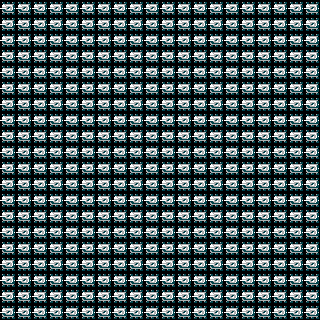

The image is a tile-based game level rendered from a .tmx file. Its description and complete source (layers, tilesets, objects, tile grids) follow:
An orthogonal 20x20 tile map with 16x16 px tiles, 1 tile layer (tileset).

<map version="1.10" tiledversion="1.10.2" orientation="orthogonal" renderorder="right-down" width="20" height="20" tilewidth="16" tileheight="16" infinite="0" nextlayerid="2" nextobjectid="1">
 <tileset firstgid="1" source="battlecity_general.tsx" />
 <layer id="1" name="tileset" width="20" height="20">
  <data encoding="csv">
136,136,136,136,136,136,136,136,136,136,136,136,136,136,136,136,136,136,136,136,
136,136,136,136,136,136,136,136,136,136,136,136,136,136,136,136,136,136,136,136,
136,136,136,136,136,136,136,136,136,136,136,136,136,136,136,136,136,136,136,136,
136,136,136,136,136,136,136,136,136,136,136,136,136,136,136,136,136,136,136,136,
136,136,136,136,136,136,136,136,136,136,136,136,136,136,136,136,136,136,136,136,
136,136,136,136,136,136,136,136,136,136,136,136,136,136,136,136,136,136,136,136,
136,136,136,136,136,136,136,136,136,136,136,136,136,136,136,136,136,136,136,136,
136,136,136,136,136,136,136,136,136,136,136,136,136,136,136,136,136,136,136,136,
136,136,136,136,136,136,136,136,136,136,136,136,136,136,136,136,136,136,136,136,
136,136,136,136,136,136,136,136,136,136,136,136,136,136,136,136,136,136,136,136,
136,136,136,136,136,136,136,136,136,136,136,136,136,136,136,136,136,136,136,136,
136,136,136,136,136,136,136,136,136,136,136,136,136,136,136,136,136,136,136,136,
136,136,136,136,136,136,136,136,136,136,136,136,136,136,136,136,136,136,136,136,
136,136,136,136,136,136,136,136,136,136,136,136,136,136,136,136,136,136,136,136,
136,136,136,136,136,136,136,136,136,136,136,136,136,136,136,136,136,136,136,136,
136,136,136,136,136,136,136,136,136,136,136,136,136,136,136,136,136,136,136,136,
136,136,136,136,136,136,136,136,136,136,136,136,136,136,136,136,136,136,136,136,
136,136,136,136,136,136,136,136,136,136,136,136,136,136,136,136,136,136,136,136,
136,136,136,136,136,136,136,136,136,136,136,136,136,136,136,136,136,136,136,136,
136,136,136,136,136,136,136,136,136,136,136,136,136,136,136,136,136,136,136,136
</data>
 </layer>
</map>
